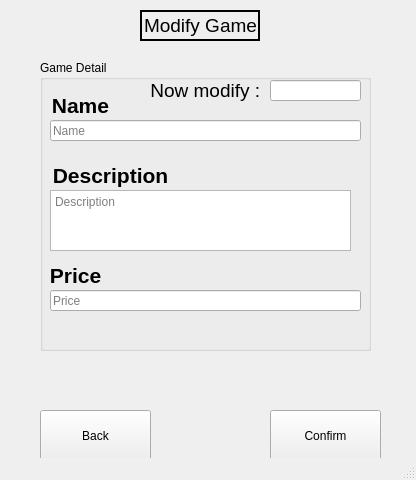
<?xml version="1.0" encoding="UTF-8"?>
<ui version="4.0">
 <class>modifyform</class>
 <widget class="QMainWindow" name="modifyform">
  <property name="geometry">
   <rect>
    <x>0</x>
    <y>0</y>
    <width>416</width>
    <height>480</height>
   </rect>
  </property>
  <property name="windowTitle">
   <string>MainWindow</string>
  </property>
  <widget class="QWidget" name="centralwidget">
   <widget class="QPushButton" name="ConfirmBtn">
    <property name="geometry">
     <rect>
      <x>270</x>
      <y>410</y>
      <width>111</width>
      <height>51</height>
     </rect>
    </property>
    <property name="text">
     <string>Confirm</string>
    </property>
   </widget>
   <widget class="QPushButton" name="backBtn">
    <property name="geometry">
     <rect>
      <x>40</x>
      <y>410</y>
      <width>111</width>
      <height>51</height>
     </rect>
    </property>
    <property name="text">
     <string>Back</string>
    </property>
   </widget>
   <widget class="QGroupBox" name="Detail">
    <property name="geometry">
     <rect>
      <x>40</x>
      <y>60</y>
      <width>331</width>
      <height>291</height>
     </rect>
    </property>
    <property name="title">
     <string>Game Detail</string>
    </property>
    <widget class="QLabel" name="label_5">
     <property name="geometry">
      <rect>
       <x>10</x>
       <y>190</y>
       <width>51</width>
       <height>51</height>
      </rect>
     </property>
     <property name="font">
      <font>
       <pointsize>16</pointsize>
       <weight>75</weight>
       <bold>true</bold>
      </font>
     </property>
     <property name="text">
      <string>Price</string>
     </property>
     <property name="alignment">
      <set>Qt::AlignCenter</set>
     </property>
     <property name="wordWrap">
      <bool>false</bool>
     </property>
    </widget>
    <widget class="QLabel" name="label_4">
     <property name="geometry">
      <rect>
       <x>10</x>
       <y>90</y>
       <width>121</width>
       <height>51</height>
      </rect>
     </property>
     <property name="font">
      <font>
       <pointsize>16</pointsize>
       <weight>75</weight>
       <bold>true</bold>
      </font>
     </property>
     <property name="text">
      <string>Description</string>
     </property>
     <property name="alignment">
      <set>Qt::AlignCenter</set>
     </property>
     <property name="wordWrap">
      <bool>false</bool>
     </property>
    </widget>
    <widget class="QLabel" name="label_3">
     <property name="geometry">
      <rect>
       <x>10</x>
       <y>20</y>
       <width>61</width>
       <height>51</height>
      </rect>
     </property>
     <property name="font">
      <font>
       <pointsize>16</pointsize>
       <weight>75</weight>
       <bold>true</bold>
      </font>
     </property>
     <property name="text">
      <string>Name</string>
     </property>
     <property name="alignment">
      <set>Qt::AlignCenter</set>
     </property>
     <property name="wordWrap">
      <bool>false</bool>
     </property>
    </widget>
    <widget class="QLineEdit" name="nameform">
     <property name="geometry">
      <rect>
       <x>10</x>
       <y>60</y>
       <width>311</width>
       <height>21</height>
      </rect>
     </property>
     <property name="placeholderText">
      <string>Name</string>
     </property>
    </widget>
    <widget class="QLineEdit" name="priceform">
     <property name="geometry">
      <rect>
       <x>10</x>
       <y>230</y>
       <width>311</width>
       <height>21</height>
      </rect>
     </property>
     <property name="placeholderText">
      <string>Price</string>
     </property>
    </widget>
    <widget class="QTextEdit" name="descripform">
     <property name="geometry">
      <rect>
       <x>10</x>
       <y>130</y>
       <width>301</width>
       <height>61</height>
      </rect>
     </property>
     <property name="placeholderText">
      <string>Description</string>
     </property>
    </widget>
    <widget class="QLabel" name="label_6">
     <property name="geometry">
      <rect>
       <x>110</x>
       <y>10</y>
       <width>121</width>
       <height>40</height>
      </rect>
     </property>
     <property name="font">
      <font>
       <pointsize>14</pointsize>
      </font>
     </property>
     <property name="text">
      <string>Now modify :  </string>
     </property>
     <property name="textFormat">
      <enum>Qt::AutoText</enum>
     </property>
     <property name="alignment">
      <set>Qt::AlignCenter</set>
     </property>
     <property name="wordWrap">
      <bool>false</bool>
     </property>
    </widget>
    <widget class="QLineEdit" name="gamenow">
     <property name="geometry">
      <rect>
       <x>230</x>
       <y>20</y>
       <width>91</width>
       <height>21</height>
      </rect>
     </property>
     <property name="readOnly">
      <bool>true</bool>
     </property>
     <property name="placeholderText">
      <string/>
     </property>
    </widget>
   </widget>
   <widget class="QFrame" name="frame">
    <property name="geometry">
     <rect>
      <x>140</x>
      <y>10</y>
      <width>120</width>
      <height>31</height>
     </rect>
    </property>
    <property name="frameShape">
     <enum>QFrame::WinPanel</enum>
    </property>
    <property name="frameShadow">
     <enum>QFrame::Plain</enum>
    </property>
    <property name="lineWidth">
     <number>1</number>
    </property>
    <property name="midLineWidth">
     <number>0</number>
    </property>
    <widget class="QLabel" name="label_2">
     <property name="geometry">
      <rect>
       <x>0</x>
       <y>0</y>
       <width>121</width>
       <height>31</height>
      </rect>
     </property>
     <property name="font">
      <font>
       <pointsize>14</pointsize>
      </font>
     </property>
     <property name="text">
      <string>Modify Game</string>
     </property>
     <property name="textFormat">
      <enum>Qt::AutoText</enum>
     </property>
     <property name="alignment">
      <set>Qt::AlignCenter</set>
     </property>
     <property name="wordWrap">
      <bool>false</bool>
     </property>
    </widget>
   </widget>
  </widget>
  <widget class="QStatusBar" name="statusbar"/>
 </widget>
 <resources/>
 <connections/>
</ui>
